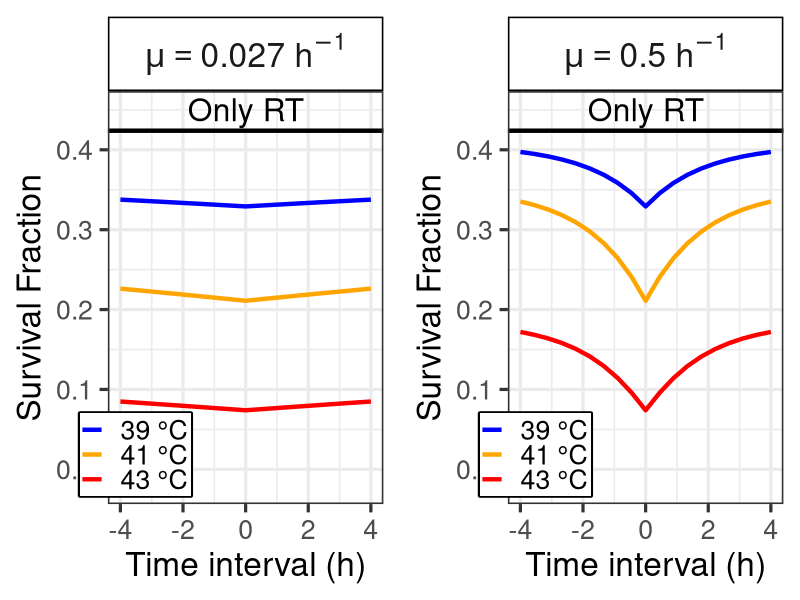

Write R code to recreate this figure.
#Open required libraries
library(reshape2)
library(ggplot2)
library(ggpubr)

#Make sure that there is no open graphs
graphics.off()

size = 24

#Plots of time-gap effect
results<-read.table("../results/t_int.dat", header=T)

p1<-ggplot(results, aes(x=t_int, y=survival, color=factor(T)))+geom_line(linewidth = 1.5)+scale_color_manual(values=c("blue", "orange", "red"), labels=c("39 °C", "41 °C", "43 °C"))+xlab("Time interval (h)")+ylab("Survival Fraction")+theme_bw(base_size=size)+theme(strip.background = element_rect(colour="black", fill="white"),legend.title=element_blank(),legend.box.background=element_rect(linewidth = 1.5),legend.position=c(0.1,0.12), legend.direction="vertical",legend.margin=margin(1,1,1,0, unit='mm'),legend.spacing.x=unit(0, "mm"),legend.spacing.y=unit(0, "mm"),strip.text.x = element_text(size = size))+facet_grid(cols=vars("mu==0.027~h^-1"),labeller = label_parsed)+xlim(-4,4)+ylim(-.02,0.45)+geom_hline(yintercept=0.42390030409889934, linewidth=1.5)+annotate("text", x=0, y=0.45, label="Only RT", size=8)
p2<-ggplot(results, aes(x=t_int, y=survival_high, color=factor(T)))+geom_line(linewidth = 1.5)+scale_color_manual(values=c("blue", "orange", "red"), labels=c("39 °C", "41 °C", "43 °C"))+xlab("Time interval (h)")+ylab("Survival Fraction")+theme_bw(base_size=size)+theme(strip.background = element_rect(colour="black", fill="white"),legend.title=element_blank(),legend.box.background=element_rect(linewidth = 1.5),legend.position=c(0.1,0.12), legend.direction="vertical",legend.margin=margin(1,1,1,0, unit='mm'),legend.spacing.x=unit(0, "mm"),legend.spacing.y=unit(0, "mm"),strip.text.x = element_text(size = size))+facet_grid(cols=vars("mu==0.5~h^-1"),labeller = label_parsed)+xlim(-4,4)+ylim(-.02,0.45)+geom_hline(yintercept=0.42390030409889934, linewidth=1.5)+annotate("text", x=0, y=0.45, label="Only RT", size=8)


pdf("Figure_1.pdf",width=16,height=6)
ggarrange(p1, p2, font.label = list(size = size),ncol = 2, nrow = 1)
graphics.off()